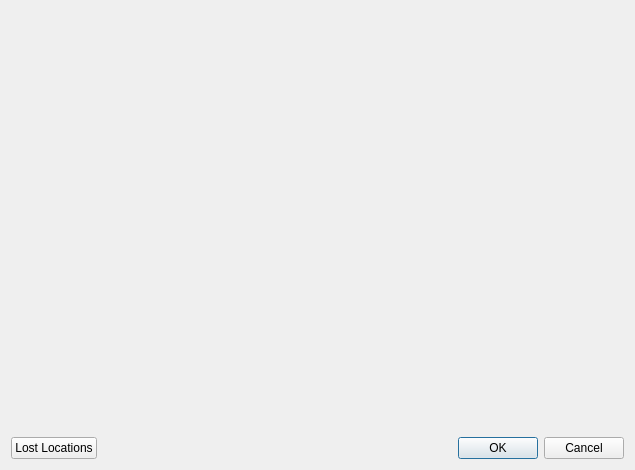
<ui version="4.0" >
 <class>FileManagementWindow</class>
 <widget class="QDialog" name="FileManagementWindow" >
  <property name="geometry" >
   <rect>
    <x>0</x>
    <y>0</y>
    <width>635</width>
    <height>470</height>
   </rect>
  </property>
  <property name="windowTitle" >
   <string>Folders to Backup</string>
  </property>
  <layout class="QVBoxLayout" >
   <item>
    <widget class="QStackedWidget" name="stackedWidget" >
     <widget class="QWidget" name="page" />
     <widget class="QWidget" name="page_2" />
    </widget>
   </item>
   <item>
    <layout class="QHBoxLayout" >
     <item>
      <widget class="QPushButton" name="pushButton" >
       <property name="text" >
        <string>Lost Locations</string>
       </property>
      </widget>
     </item>
     <item>
      <spacer>
       <property name="orientation" >
        <enum>Qt::Horizontal</enum>
       </property>
       <property name="sizeHint" >
        <size>
         <width>291</width>
         <height>20</height>
        </size>
       </property>
      </spacer>
     </item>
     <item>
      <widget class="QDialogButtonBox" name="buttonBox" >
       <property name="orientation" >
        <enum>Qt::Horizontal</enum>
       </property>
       <property name="standardButtons" >
        <set>QDialogButtonBox::Cancel|QDialogButtonBox::NoButton|QDialogButtonBox::Ok</set>
       </property>
      </widget>
     </item>
    </layout>
   </item>
  </layout>
 </widget>
 <resources/>
 <connections>
  <connection>
   <sender>buttonBox</sender>
   <signal>accepted()</signal>
   <receiver>FileManagementWindow</receiver>
   <slot>accept()</slot>
   <hints>
    <hint type="sourcelabel" >
     <x>248</x>
     <y>254</y>
    </hint>
    <hint type="destinationlabel" >
     <x>157</x>
     <y>274</y>
    </hint>
   </hints>
  </connection>
  <connection>
   <sender>buttonBox</sender>
   <signal>rejected()</signal>
   <receiver>FileManagementWindow</receiver>
   <slot>reject()</slot>
   <hints>
    <hint type="sourcelabel" >
     <x>316</x>
     <y>260</y>
    </hint>
    <hint type="destinationlabel" >
     <x>286</x>
     <y>274</y>
    </hint>
   </hints>
  </connection>
 </connections>
</ui>
